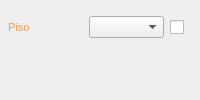
                 <widget class="QFrame" name="frPiso">
                  <property name="styleSheet">
                   <string notr="true">QFrame#frPiso {
    background-color: rgba(251,146,60,0.07);
    border: 1px solid rgba(251,146,60,0.28);
    border-left: 2px solid rgba(251,146,60,0.70);
    border-radius: 8px;
}</string>
                  </property>
                  <property name="frameShape">
                   <enum>QFrame::NoFrame</enum>
                  </property>
                  <layout class="QVBoxLayout" name="verticalLayout_10">
                   <property name="spacing">
                    <number>4</number>
                   </property>
                   <property name="leftMargin">
                    <number>8</number>
                   </property>
                   <property name="topMargin">
                    <number>6</number>
                   </property>
                   <property name="rightMargin">
                    <number>8</number>
                   </property>
                   <property name="bottomMargin">
                    <number>6</number>
                   </property>
                   <item>
                    <widget class="QFrame" name="piso">
                     <property name="frameShape">
                      <enum>QFrame::NoFrame</enum>
                     </property>
                     <layout class="QHBoxLayout" name="horizontalLayout_9">
                      <property name="spacing">
                       <number>6</number>
                      </property>
                      <property name="leftMargin">
                       <number>0</number>
                      </property>
                      <property name="topMargin">
                       <number>0</number>
                      </property>
                      <property name="rightMargin">
                       <number>0</number>
                      </property>
                      <property name="bottomMargin">
                       <number>0</number>
                      </property>
                      <item>
                       <widget class="QLabel" name="label_12">
                        <property name="minimumSize">
                         <size>
                          <width>66</width>
                          <height>0</height>
                         </size>
                        </property>
                        <property name="maximumSize">
                         <size>
                          <width>80</width>
                          <height>16777215</height>
                         </size>
                        </property>
                        <property name="styleSheet">
                         <string notr="true">color: rgba(251,146,60,0.90); font-size:11px;</string>
                        </property>
                        <property name="text">
                         <string>Piso</string>
                        </property>
                       </widget>
                      </item>
                      <item>
                       <widget class="QComboBox" name="cbPiso">
                        <property name="maximumSize">
                         <size>
                          <width>240</width>
                          <height>16777215</height>
                         </size>
                        </property>
                        <property name="toolTip">
                         <string>Material del piso</string>
                        </property>
                       </widget>
                      </item>
                      <item>
                       <widget class="QCheckBox" name="checkPiso">
                        <property name="maximumSize">
                         <size>
                          <width>22</width>
                          <height>22</height>
                         </size>
                        </property>
                        <property name="toolTip">
                         <string>Activar para agregar objetos adheridos al piso</string>
                        </property>
                        <property name="text">
                         <string/>
                        </property>
                        <property name="checkable">
                         <bool>true</bool>
                        </property>
                       </widget>
                      </item>
                     </layout>
                    </widget>
                   </item>
                   <item>
                    <widget class="QFrame" name="contObjPiso">
                     <property name="frameShape">
                      <enum>QFrame::NoFrame</enum>
                     </property>
                     <layout class="QVBoxLayout" name="verticalLayout_17">
                      <property name="spacing">
                       <number>3</number>
                      </property>
                      <property name="leftMargin">
                       <number>0</number>
                      </property>
                      <property name="topMargin">
                       <number>0</number>
                      </property>
                      <property name="rightMargin">
                       <number>0</number>
                      </property>
                      <property name="bottomMargin">
                       <number>0</number>
                      </property>
                      <item>
                       <widget class="QFrame" name="objetoPiso">
                        <property name="frameShape">
                         <enum>QFrame::NoFrame</enum>
                        </property>
                        <layout class="QHBoxLayout" name="horizontalLayout_15">
                         <property name="spacing">
                          <number>0</number>
                         </property>
                         <property name="leftMargin">
                          <number>0</number>
                         </property>
                         <property name="topMargin">
                          <number>0</number>
                         </property>
                         <property name="rightMargin">
                          <number>0</number>
                         </property>
                         <property name="bottomMargin">
                          <number>0</number>
                         </property>
                        </layout>
                       </widget>
                      </item>
                     </layout>
                    </widget>
                   </item>
                  </layout>
                 </widget>
